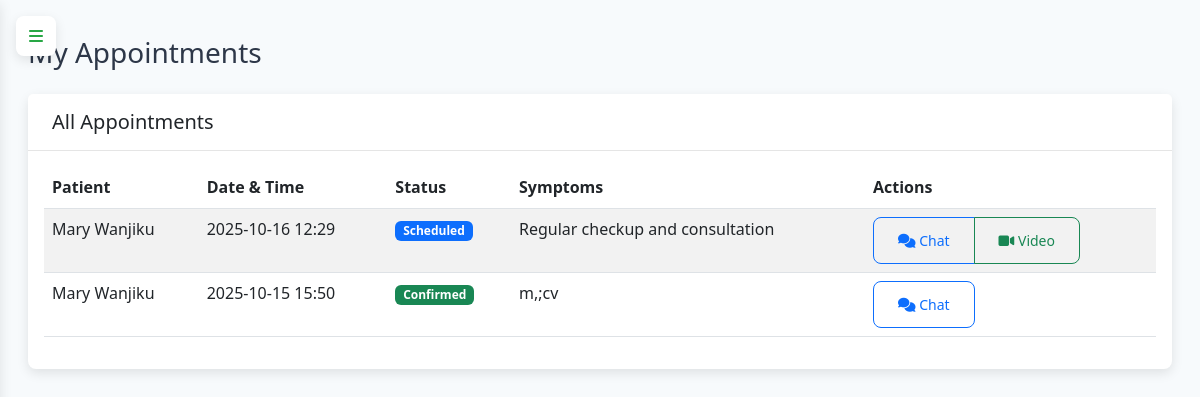
The page /doctor/appointments (signed in) on the database as committed earlier.
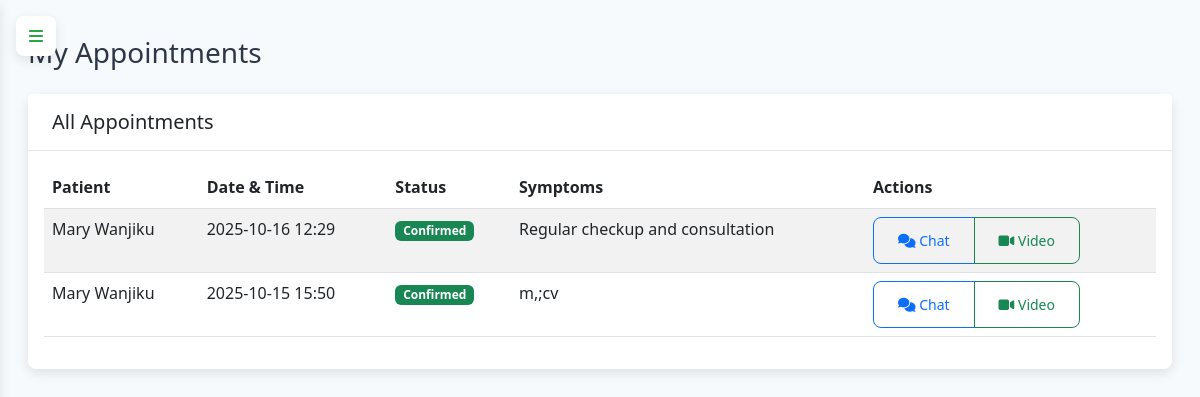
The same page on the database as committed later.
### app.py (models this page shows)
class Appointment(db.Model):
    id = db.Column(db.Integer, primary_key=True)
    patient_id = db.Column(db.Integer, db.ForeignKey('patient.id', ondelete='CASCADE'), nullable=False)
    doctor_id = db.Column(db.Integer, db.ForeignKey('doctor.id', ondelete='CASCADE'), nullable=False)
    appointment_date = db.Column(db.DateTime, nullable=False)  # Stored in UTC
    status = db.Column(db.String(20), default='scheduled')
    symptoms = db.Column(db.Text)
    diagnosis = db.Column(db.Text)
    prescription = db.Column(db.Text)
    payment_status = db.Column(db.String(20), default='pending')
    payment_reference = db.Column(db.String(100))
    created_at = db.Column(db.DateTime, default=datetime.utcnow)
    consultation_notes = db.Column(db.Text)
    video_call_url = db.Column(db.String(255))
    voice_call_url = db.Column(db.String(255))
    whatsapp_chat_id = db.Column(db.String(100))
    def get_local_appointment_time(self, for_user=None):
        if not self.appointment_date:
            return None
        if for_user and hasattr(for_user, 'get_user_timezone'):
            user_tz = for_user.get_user_timezone()
        else:
            user_tz = get_user_timezone()
        if self.appointment_date.tzinfo is None:
            utc_dt = pytz.UTC.localize(self.appointment_date)
        else:
            utc_dt = self.appointment_date
        return utc_dt.astimezone(user_tz)

class Patient(db.Model):
    id = db.Column(db.Integer, primary_key=True)
    user_id = db.Column(db.Integer, db.ForeignKey('user.id', ondelete='CASCADE'), nullable=False)
    first_name = db.Column(db.String(50), nullable=False)
    last_name = db.Column(db.String(50), nullable=False)
    phone = db.Column(db.String(20))
    date_of_birth = db.Column(db.Date)
    address = db.Column(db.Text)
    emergency_contact = db.Column(db.String(100))
    medical_history = db.Column(db.Text)
    appointments = db.relationship('Appointment', backref='patient', lazy=True, cascade='all, delete-orphan')
    documents = db.relationship('PatientDocument', backref='patient', lazy=True, cascade='all, delete-orphan')

### app.py (the view)
@app.route('/doctor/appointments')
@login_required
def doctor_appointments():
    if current_user.role != 'doctor':
        flash('Access denied', 'error')
        return redirect(url_for('index'))
    try:
        appointments = Appointment.query.filter_by(
            doctor_id=current_user.doctor_profile.id
        ).order_by(Appointment.appointment_date.desc()).all()
        for appointment in appointments:
            appointment.local_time = appointment.get_local_appointment_time(current_user)
        return render_template('doctor_appointments.html',
                             appointments=appointments,
                             format_datetime=format_datetime)
    except Exception as e:
        app.logger.error(f"Error in doctor appointments: {str(e)}")
        flash('Error loading appointments', 'error')
        return redirect(url_for('doctor_dashboard'))

### app.py (called while the page is built)
@login_manager.user_loader
def load_user(user_id):
    return db.session.get(User, int(user_id))

@app.context_processor
def utility_processor():
    return {
        'get_current_time': get_current_time,
        'format_datetime': format_datetime,
        'get_user_timezone': get_user_timezone,
        'convert_to_user_timezone': convert_to_user_timezone,
        'datetime': datetime  # Add this line
    }

@app.context_processor
def inject_user_role():
    return {
        'current_user_role': current_user.role if current_user.is_authenticated else None
    }

    def get_user_timezone(self):
        if self.timezone:
            try:
                return pytz.timezone(self.timezone)
            except pytz.UnknownTimeZoneError:
                pass
        return pytz.UTC

### templates/doctor_appointments.html (shortened to what the changed rows need)
{% extends "base.html" %}
{% block content %}
<div class="container-fluid">
    <div class="row">
        <div class="col-12">
            <div class="d-flex justify-content-between align-items-center mb-4">
                <h1 class="h3 mb-0">My Appointments</h1>
            </div>
        </div>
    </div>
    <div class="row">
        <div class="col-12">
            <div class="card">
                <div class="card-body">
                    {% if appointments %}
                    <div class="table-responsive">
                        <table class="table table-striped">
                            <thead>
                                <tr>
                                    <th>Patient</th>
                                    <th>Date & Time</th>
                                    <th>Status</th>
                                    <th>Symptoms</th>
                                    <th>Actions</th>
                                </tr>
                            </thead>
                            <tbody>
                                {% for appointment in appointments %}
                                <tr>
                                    <td>{{ appointment.patient.first_name }} {{ appointment.patient.last_name }}</td>
                                    <td>
                                        {% if appointment.local_time %}
                                            {{ appointment.local_time.strftime('%Y-%m-%d %H:%M') }}
                                        {% else %}
                                            {{ format_datetime(appointment.appointment_date) }}
                                        {% endif %}
                                    </td>
                                    <td>
                                        <span class="badge
                                            {% if appointment.status == 'scheduled' %}bg-primary
                                            {% elif appointment.status == 'confirmed' %}bg-success
                                            {% elif appointment.status == 'completed' %}bg-secondary
                                            {% elif appointment.status == 'cancelled' %}bg-danger
                                            {% else %}bg-warning{% endif %}">
                                            {{ appointment.status|title }}
                                        </span>
                                    </td>
                                    <td>
                                        {% if appointment.symptoms %}
                                            {{ appointment.symptoms[:50] }}{% if appointment.symptoms|length > 50 %}...{% endif %}
                                        {% else %}
                                            <span class="text-muted">No symptoms listed</span>
                                        {% endif %}
                                    </td>
                                    <td>
                                        <div class="btn-group">
                                            <a href="{{ url_for('communication') }}?appointment_id={{ appointment.id }}"
                                               class="btn btn-sm btn-outline-primary">
                                                <i class="fas fa-comments"></i> Chat
                                            </a>
                                            {% if appointment.payment_status == 'completed' %}
                                            <a href="{{ url_for('video_call', appointment_id=appointment.id) }}"
                                               class="btn btn-sm btn-outline-success">
                                                <i class="fas fa-video"></i> Video
                                            </a>
                                            {% endif %}
                                        </div>
                                    </td>
                                </tr>
                                {% endfor %}
                            </tbody>
                        </table>
                    </div>
                    {% else %}
                    <div class="text-center py-4">
                        <i class="fas fa-calendar-times fa-3x text-muted mb-3"></i>
                        <h5>No appointments found</h5>
                        <p class="text-muted">You don't have any appointments scheduled yet.</p>
                    </div>
                    {% endif %}
                </div>
            </div>
        </div>
    </div>
</div>
{% endblock %}

Rows that differ between the two databases and show on the page:
changed Appointment "Regular checkup and consultation": status "Scheduled" → "Confirmed"
changed Appointment "m,;cv": now shows "Video"
